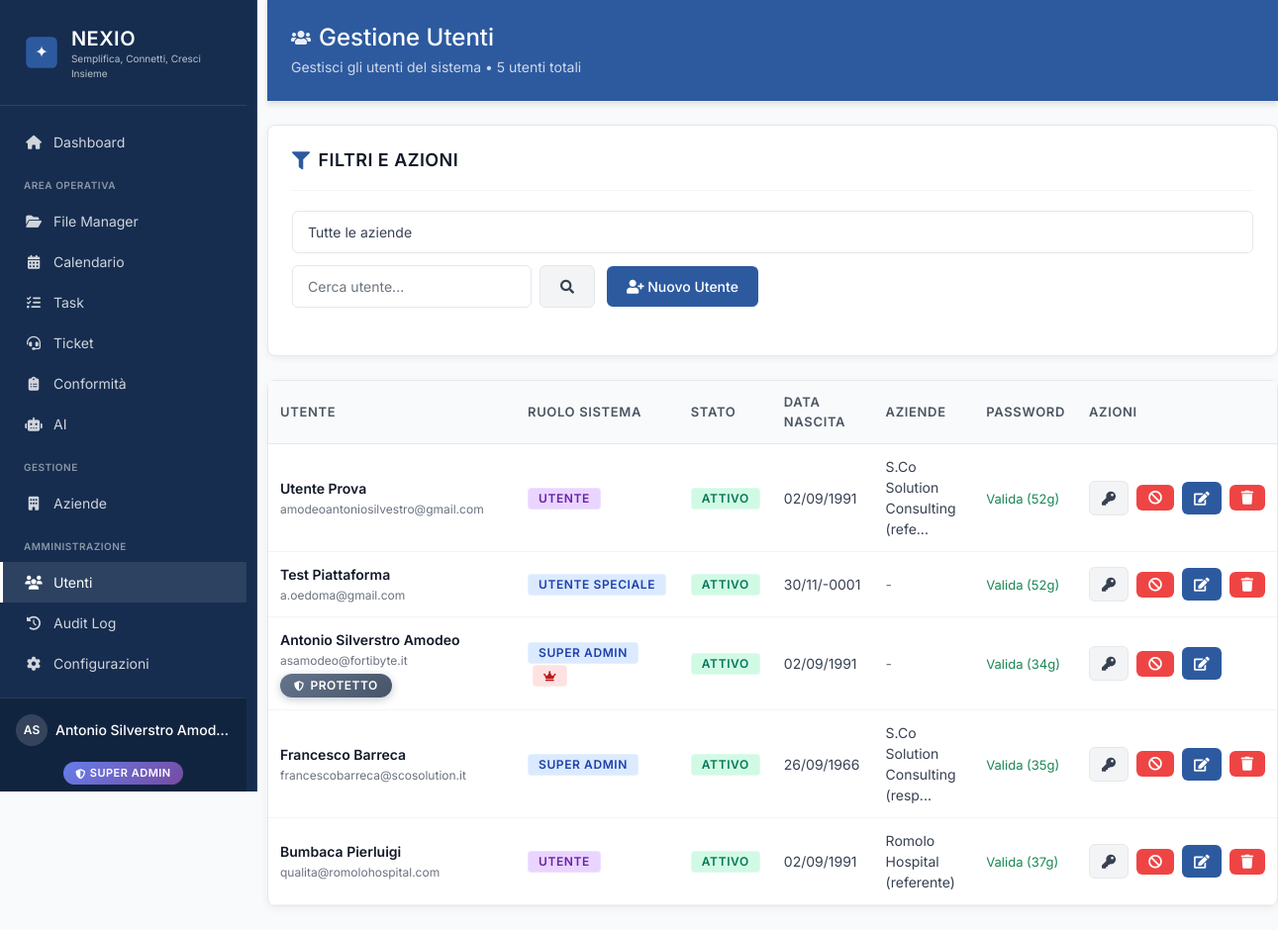
The page /gestione-utenti.php (signed in) on the database as committed earlier.
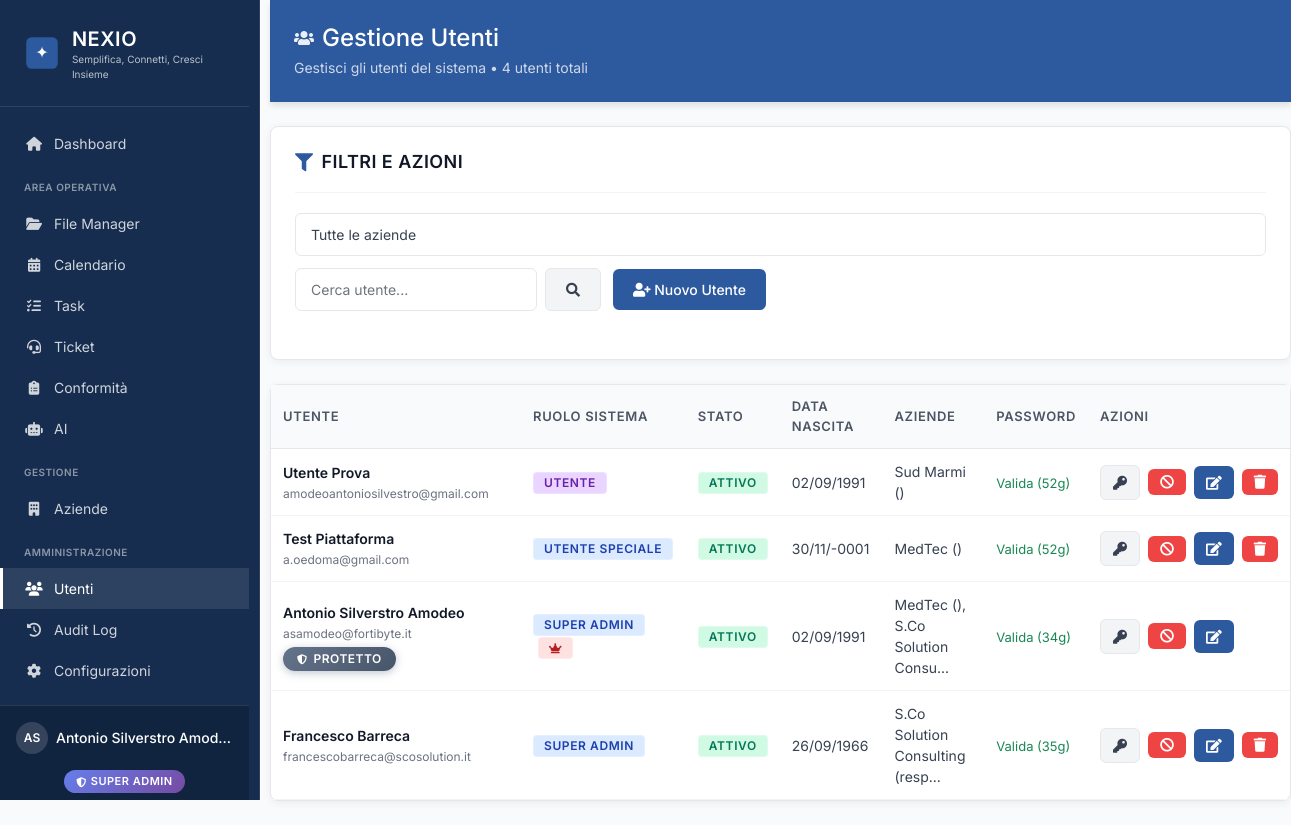
The same page on the database as committed later.
### tables this page shows
CREATE TABLE `utenti` (
  `id` int(11) NOT NULL AUTO_INCREMENT,
  `username` varchar(50) NOT NULL,
  `password` varchar(255) NOT NULL,
  `email` varchar(255) NOT NULL,
  `nome` varchar(100) DEFAULT NULL,
  `cognome` varchar(100) DEFAULT NULL,
  `ruolo` varchar(50) DEFAULT 'utente',
  `azienda_id` int(11) DEFAULT NULL,
  `attivo` tinyint(1) DEFAULT 1,
  `primo_accesso` tinyint(1) DEFAULT 0,
  `prima_login` tinyint(1) DEFAULT 1,
  `password_scadenza` date DEFAULT NULL,
  `last_password_change` datetime DEFAULT NULL,
  `data_creazione` timestamp NOT NULL DEFAULT current_timestamp(),
  `ultimo_accesso` datetime DEFAULT NULL,
  `telefono` varchar(50) DEFAULT NULL,
  `cellulare` varchar(50) DEFAULT NULL,
  `data_nascita` date DEFAULT NULL,
  `avatar` varchar(255) DEFAULT NULL,
  `bio` text DEFAULT NULL,
  `two_factor_enabled` tinyint(1) DEFAULT 0,
  `two_factor_secret` varchar(255) DEFAULT NULL,
  `password_reset_token` varchar(255) DEFAULT NULL COMMENT 'Token per il reset della password',
  `password_reset_expires` datetime DEFAULT NULL COMMENT 'Scadenza del token di reset password',
  `data_registrazione` datetime DEFAULT current_timestamp(),
  PRIMARY KEY (`id`),
  KEY `idx_email` (`email`),
  KEY `idx_ruolo` (`ruolo`),
  KEY `idx_attivo` (`attivo`),
  KEY `idx_username` (`username`)
);

### gestione-utenti.php (the view, shortened to what the changed rows need)
<?php
require_once 'backend/config/config.php';
$page = isset($_GET['page']) ? intval($_GET['page']) : 1;
$limit = 20;
$offset = ($page - 1) * $limit;
$utenti = [];
$totalUsers = 0;
try {
    $countQuery = "SELECT COUNT(DISTINCT u.id) as total FROM utenti u";
    $whereConditions = ["u.attivo = 1"];
    $params = [];
    if (!empty($whereConditions)) {
        $countQuery .= " WHERE " . implode(" AND ", $whereConditions);
    }
    $stmt = db_query($countQuery, $params);
    $totalUsers = $stmt->fetch()['total'];
    $mainQuery = "
        SELECT DISTINCT u.*,
               GROUP_CONCAT(DISTINCT CONCAT(a.nome, ' (', ua.ruolo_azienda, ')') SEPARATOR ', ') as aziende,
               CASE
                   WHEN u.primo_accesso = 1 THEN 1
                   ELSE 0
               END as primo_accesso,
               DATEDIFF(DATE_ADD(COALESCE(u.last_password_change, u.data_registrazione), INTERVAL 60 DAY), CURDATE()) as giorni_scadenza
        FROM utenti u
        LEFT JOIN utenti_aziende ua ON u.id = ua.utente_id AND ua.attivo = 1
        LEFT JOIN aziende a ON ua.azienda_id = a.id
    ";
    $whereConditions = ["u.attivo = 1"];
    $params = [];
    if (!empty($whereConditions)) {
        $mainQuery .= " WHERE " . implode(" AND ", $whereConditions);
    }
    $mainQuery .= " GROUP BY u.id ORDER BY u.data_registrazione DESC LIMIT ? OFFSET ?";
    $params[] = $limit;
    $params[] = $offset;
    $stmt = db_query($mainQuery, $params);
    $utenti = $stmt->fetchAll();
} catch (Exception $e) {
    error_log("Errore caricamento utenti: " . $e->getMessage());
    try {
        $stmt = db_query("SELECT * FROM utenti WHERE attivo = 1 ORDER BY data_registrazione DESC LIMIT ? OFFSET ?", [$limit, $offset]);
        $utenti = $stmt->fetchAll();
        $totalUsers = db_query("SELECT COUNT(*) as total FROM utenti WHERE attivo = 1")->fetch()['total'];
        $aziende = [];
    } catch (Exception $e2) {
        error_log("Errore anche con query semplificata: " . $e2->getMessage());
        $utenti = [];
        $totalUsers = 0;
        $aziende = [];
    }
}
include 'components/header.php';
?>
<link rel="stylesheet" href="<?php echo APP_PATH; ?>/assets/css/dashboard-clean.css">
<div class="page-header">
    <h1><i class="fas fa-users"></i> Gestione Utenti</h1>
    <div class="page-subtitle">Gestisci gli utenti del sistema • <?php echo $totalUsers; ?> utenti totali</div>
</div>
<div class="content-card">
    <div class="panel-header">
        <h2><i class="fas fa-filter"></i> Filtri e Azioni</h2>
    </div>
</div>
<?php if (empty($utenti)): ?>
    <div class="content-card">
        <div class="empty-state">
            <i class="fas fa-users"></i>
            <h3>Nessun utente trovato</h3>
            <p>Non ci sono utenti che corrispondono ai criteri di ricerca.</p>
            <button class="btn btn-primary" onclick="openCreateUserModal()">
                <i class="fas fa-user-plus"></i> Crea il primo utente
            </button>
        </div>
    </div>
<?php else: ?>
    <div class="content-card" style="padding: 0;">
        <div class="users-table-container" id="usersTableContainer">
            <table class="table-clean">
                <thead>
                    <tr>
                        <th>Utente</th>
                        <th>Ruolo Sistema</th>
                        <th>Stato</th>
                        <th>Data Nascita</th>
                        <th>Aziende</th>
                        <th>Password</th>
                        <th>Azioni</th>
                    </tr>
                </thead>
                <tbody id="usersTableBody">
                    <?php foreach ($utenti as $utente): ?>
                        <tr data-user-id="<?php echo $utente['id']; ?>">
                            <td class="user-info-cell">
                                <div class="user-name"><?php echo htmlspecialchars($utente['nome'] . ' ' . $utente['cognome']); ?></div>
                                <div class="user-email"><?php echo htmlspecialchars($utente['email']); ?></div>
                                <?php if ($utente['email'] === 'asamodeo@fortibyte.it'): ?>
                                    <span class="badge badge-secondary" title="Utente protetto - non eliminabile" style="margin-top: 4px;">
                                        <i class="fas fa-shield-alt"></i> Protetto
                                    </span>
                                <?php endif; ?>
                            </td>
                            <td>
                                <span class="badge status-<?php
                                    if ($utente['ruolo'] === 'super_admin') echo 'confermato';
                                    elseif ($utente['ruolo'] === 'utente_speciale') echo 'info';
                                    else echo 'pubblicato';
                                ?>">
                                    <?php echo ucfirst(str_replace('_', ' ', $utente['ruolo'])); ?>
                                </span>
                                <?php if ($utente['email'] === 'asamodeo@fortibyte.it'): ?>
                                    <span class="badge badge-danger" style="margin-left: 5px;" title="Super Amministratore principale">
                                        <i class="fas fa-crown"></i>
                                    </span>
                                <?php endif; ?>
                            </td>
                            <td>
                                <span class="badge status-<?php echo $utente['attivo'] ? 'attivo' : 'archiviato'; ?>">
                                    <?php echo $utente['attivo'] ? 'Attivo' : 'Inattivo'; ?>
                                </span>
                            </td>
                            <td>
                                <?php if ($utente['data_nascita']): ?>
                                    <?php echo date('d/m/Y', strtotime($utente['data_nascita'])); ?>
                                <?php else: ?>
                                    <span class="text-muted">-</span>
                                <?php endif; ?>
                            </td>
                            <td>
                                <?php if (!empty($utente['aziende'])): ?>
                                    <span title="<?php echo htmlspecialchars($utente['aziende']); ?>">
                                        <?php
                                        $aziende_text = htmlspecialchars($utente['aziende']);
                                        echo strlen($aziende_text) > 30 ? substr($aziende_text, 0, 30) . '...' : $aziende_text;
                                        ?>
                                    </span>
                                <?php else: ?>
                                    <span class="text-muted">-</span>
                                <?php endif; ?>
                            </td>
                            <td>
                                <?php
                                $primo_accesso = isset($utente['primo_accesso']) ? $utente['primo_accesso'] : false;
                                $giorni_scadenza = isset($utente['giorni_scadenza']) ? $utente['giorni_scadenza'] : null;
                                ?>
                                <?php if ($primo_accesso): ?>
                                    <span class="badge status-invitato">Primo accesso</span>
                                <?php elseif ($giorni_scadenza !== null && $giorni_scadenza < 0): ?>
                                    <span class="badge status-rifiutato">Scaduta</span>
                                <?php elseif ($giorni_scadenza !== null && $giorni_scadenza <= 7): ?>
                                    <span class="badge status-invitato">Scade tra <?php echo $giorni_scadenza; ?>g</span>
                                <?php elseif ($giorni_scadenza !== null): ?>
                                    <span class="text-success text-small">Valida (<?php echo $giorni_scadenza; ?>g)</span>
                                <?php else: ?>
                                    <span class="text-muted">-</span>
                                <?php endif; ?>
                            </td>
                            <td>
                                <div class="user-actions">
                                    <button class="btn btn-sm btn-secondary" onclick="resetPassword(<?php echo $utente['id']; ?>)"
                                            title="Reset Password">
                                        <i class="fas fa-key"></i>
                                    </button>
                                    <button class="btn btn-sm btn-<?php echo $utente['attivo'] ? 'danger' : 'success'; ?>"
                                            onclick="toggleUserStatus(<?php echo $utente['id']; ?>, <?php echo $utente['attivo'] ? '0' : '1'; ?>)"
                                            title="<?php echo $utente['attivo'] ? 'Disattiva' : 'Attiva'; ?>">
                                        <i class="fas fa-<?php echo $utente['attivo'] ? 'ban' : 'check'; ?>"></i>
                                    </button>
                                    <a href="modifica-utente.php?id=<?php echo $utente['id']; ?>"
                                       class="btn btn-sm btn-primary" title="Modifica">
                                        <i class="fas fa-edit"></i>
                                    </a>
                                    <?php if ($utente['email'] !== 'asamodeo@fortibyte.it'): ?>
                                        <button class="btn btn-sm btn-danger" onclick="deleteUser(<?php echo $utente['id']; ?>)"
                                                title="Elimina">
                                            <i class="fas fa-trash"></i>
                                        </button>
                                    <?php endif; ?>
                                </div>
                            </td>
                        </tr>
                    <?php endforeach; ?>
                </tbody>
            </table>
        </div>
    </div>
<?php endif; ?>
<?php include 'components/footer.php'; ?>

### components/sidebar.php (shortened to what the changed rows need)
<?php
$auth = Auth::getInstance();
$user = $auth->getUser();
$currentPage = basename($_SERVER['PHP_SELF']);
$menuConfig = MenuHelper::getMenuConfiguration($auth);
$groupedMenu = MenuHelper::groupMenuBySection($menuConfig);
$sectionTitles = MenuHelper::getSectionTitles();
function renderMenuItem($item, $currentPage, $key = '') {
    $isActive = MenuHelper::isActivePage($item['url'], $currentPage, $item['aliases'] ?? []);
    $activeClass = $isActive ? 'active' : '';
    $onclick = isset($item['onclick']) ? "onclick=\"{$item['onclick']}\"" : '';
    echo "<a href=\"" . APP_PATH . "/{$item['url']}\" class=\"menu-item {$activeClass}\" {$onclick}>";
    echo "<i class=\"{$item['icon']}\" style=\"font-family: 'Font Awesome 6 Free', 'Font Awesome 5 Free'; font-weight: 900; display: inline-block; width: 20px; margin-right: 10px; text-align: center;\"></i>";
    echo "<span>{$item['title']}</span>";
    echo '</a>';
}
function renderMenuSection($title) {
    if (!empty($title)) {
        echo '<div class="menu-section-title">' . htmlspecialchars($title) . '</div>';
    }
}
?>
<aside class="sidebar">
    <div class="sidebar-header">
        <a href="<?php echo APP_PATH; ?>/dashboard.php" class="sidebar-logo">
            <div class="logo-wrapper">
                <img src="<?php echo APP_PATH; ?>/assets/images/nexio-icon.svg?v=<?php echo @filemtime(dirname(__DIR__) . '/assets/images/nexio-icon.svg'); ?>" alt="Nexio">
            </div>
            <div class="sidebar-logo-text">
                <span class="logo-title">NEXIO</span>
                <span class="logo-motto">Semplifica, Connetti, Cresci Insieme</span>
            </div>
        </a>
    </div>
    <nav class="sidebar-menu">
        <?php
        $sectionsOrder = ['main', 'operativa', 'gestione', 'amministrazione', 'account'];
        foreach ($sectionsOrder as $sectionKey) {
            renderMenuSection($sectionTitles[$sectionKey]);
            foreach ($groupedMenu[$sectionKey] as $key => $item) {
                renderMenuItem($item, $currentPage, $key);
            }
        }
        ?>
    </nav>
    <div class="sidebar-footer">
        <div class="user-info w-100 d-flex flex-column">
            <div class="user-name-row d-flex align-items-center gap-2 mb-1">
                <div class="user-avatar-compact">
                    <?php
                    $nome = trim($user['nome'] ?? '');
                    $cognome = trim($user['cognome'] ?? '');
                    $initials = '';
                    if ($nome) {
                        $nomiParts = explode(' ', $nome);
                        $initials = strtoupper(substr($nomiParts[0], 0, 1));
                    }
                    if ($nome && strpos($nome, ' ') !== false) {
                        $nomiParts = explode(' ', $nome);
                        if (count($nomiParts) > 1) {
                            $initials .= strtoupper(substr($nomiParts[1], 0, 1));
                        }
                    } elseif ($cognome) {
                        $initials .= strtoupper(substr($cognome, 0, 1));
                    }
                    echo $initials ?: 'U';
                    ?>
                </div>
                <div class="user-name flex-grow-1 text-truncate">
                    <?php
                    $fullName = trim(($nome ? $nome : '') . ($cognome ? ' ' . $cognome : ''));
                    echo htmlspecialchars($fullName ?: 'Utente');
                    ?>
                </div>
            </div>
            <div class="user-controls-row d-flex align-items-center justify-content-center">
                <?php
                $isSuperAdmin = $auth->isSuperAdmin();
                if ($isSuperAdmin) {
                    echo '<div class="badge d-inline-flex justify-content-center align-items-center gap-1 px-3 py-2 mb-2" style="width:auto;">';
                    echo '<i class="fas fa-shield-alt"></i><span>SUPER ADMIN</span>';
                    echo '</div>';
                } else {
                    $role = $user['ruolo'] ?? 'Utente';
                    echo '<div class="badge role-' . strtolower($role) . ' d-inline-flex justify-content-center align-items-center gap-1 px-3 py-2 mb-2" style="width:auto;">';
                    echo '<i class="fas fa-user"></i><span>' . htmlspecialchars(strtoupper($role)) . '</span>';
                    echo '</div>';
                }
                ?>
            </div>
        </div>
    </div>
</aside>

Rows that differ between the two databases and show on the page:
no longer on this page (row edited): utenti: nome+cognome "Bumbaca Pierluigi", email "qualita@romolohospital.com", ruolo "UTENTE", attivo "ATTIVO", data_nascita "02/09/1991", aziende_text "Romolo Hospital (referente)", giorni_scadenza "37"
shown differently, row unchanged: utenti "Antonio Silverstro Amodeo": aziende_text (not shown) → "MedTec (), S.Co Solution Consu"; text "-" → "..."
computed for utenti "Utente Prova": aziende_text "S.Co Solution Consulting (refe" → "Sud Marmi ()"
shown differently, row unchanged: utenti "Test Piattaforma": aziende_text (not shown) → "MedTec ()"; no longer shows "-"
Other text that changed with them:
$totalUsers: "5" → "4"
